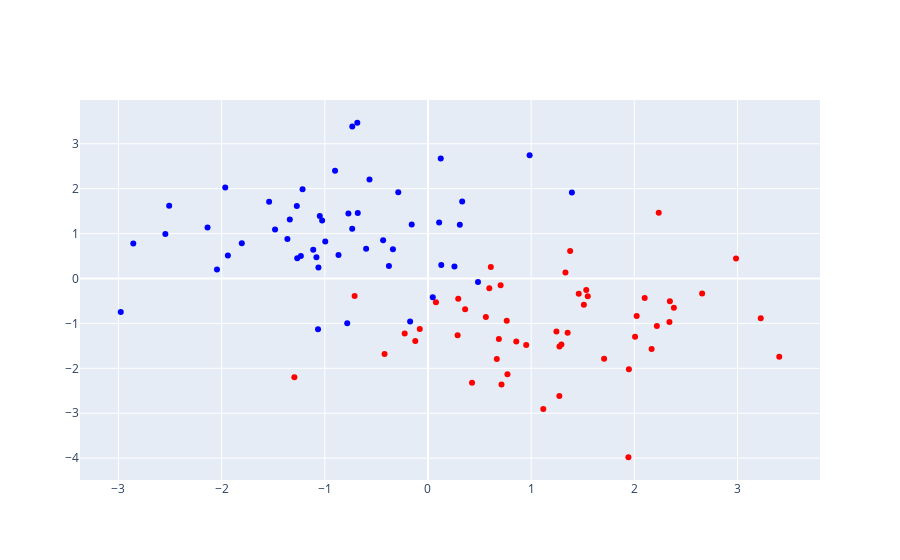

The cell this chart's notebook holds for it:
### Code cell
fig = go.Figure(layout=dict(height=800))

fig.add_trace(go.Scatter(x=x2[:,0], y=x2[:,1],marker_color=y2,mode='markers',  marker=dict(colorscale='picnic')))
